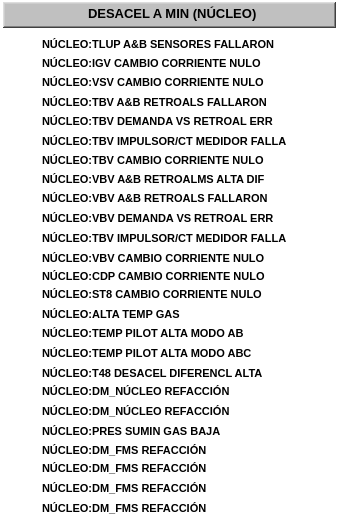
  <widget class="QFrame" name="fr_3">
   <property name="geometry">
    <rect>
     <x>685</x>
     <y>53</y>
     <width>337</width>
     <height>528</height>
    </rect>
   </property>
   <property name="styleSheet">
    <string notr="true">background-color: rgba(255, 255, 255, 0);</string>
   </property>
   <property name="frameShape">
    <enum>QFrame::StyledPanel</enum>
   </property>
   <property name="frameShadow">
    <enum>QFrame::Plain</enum>
   </property>
   <property name="lineWidth">
    <number>1</number>
   </property>
   <property name="midLineWidth">
    <number>0</number>
   </property>
   <widget class="QFrame" name="frTitulo_8">
    <property name="geometry">
     <rect>
      <x>3</x>
      <y>2</y>
      <width>333</width>
      <height>26</height>
     </rect>
    </property>
    <property name="styleSheet">
     <string notr="true">background-color: rgb(192, 192, 192);</string>
    </property>
    <property name="frameShape">
     <enum>QFrame::WinPanel</enum>
    </property>
    <property name="frameShadow">
     <enum>QFrame::Raised</enum>
    </property>
    <property name="lineWidth">
     <number>2</number>
    </property>
    <property name="midLineWidth">
     <number>0</number>
    </property>
   </widget>
   <widget class="QLabel" name="lbTitulo_8">
    <property name="geometry">
     <rect>
      <x>88</x>
      <y>5</y>
      <width>181</width>
      <height>16</height>
     </rect>
    </property>
    <property name="font">
     <font>
      <pointsize>10</pointsize>
      <weight>75</weight>
      <bold>true</bold>
     </font>
    </property>
    <property name="styleSheet">
     <string notr="true">background-color: rgba(255, 255, 255, 0);</string>
    </property>
    <property name="text">
     <string>DESACEL A MIN (NÚCLEO)</string>
    </property>
   </widget>
   <widget class="QLabel" name="lbTexto_96">
    <property name="geometry">
     <rect>
      <x>42</x>
      <y>36</y>
      <width>281</width>
      <height>16</height>
     </rect>
    </property>
    <property name="font">
     <font>
      <pointsize>8</pointsize>
      <weight>75</weight>
      <bold>true</bold>
     </font>
    </property>
    <property name="styleSheet">
     <string notr="true">background-color: rgba(255, 255, 255, 0);</string>
    </property>
    <property name="text">
     <string>NÚCLEO:TLUP A&amp;B SENSORES FALLARON</string>
    </property>
   </widget>
   <widget class="AWMultiObject" name="aLet_96">
    <property name="geometry">
     <rect>
      <x>13</x>
      <y>29</y>
      <width>25</width>
      <height>31</height>
     </rect>
    </property>
    <property name="ElementType">
     <enum>AWMultiObject::CIRLED</enum>
    </property>
    <property name="OnColor">
     <enum>AWMultiObject::Grey</enum>
    </property>
    <property name="OffColor">
     <enum>AWMultiObject::Grey</enum>
    </property>
   </widget>
   <widget class="QLabel" name="lbTexto_97">
    <property name="geometry">
     <rect>
      <x>42</x>
      <y>55</y>
      <width>281</width>
      <height>16</height>
     </rect>
    </property>
    <property name="font">
     <font>
      <pointsize>8</pointsize>
      <weight>75</weight>
      <bold>true</bold>
     </font>
    </property>
    <property name="styleSheet">
     <string notr="true">background-color: rgba(255, 255, 255, 0);</string>
    </property>
    <property name="text">
     <string>NÚCLEO:IGV CAMBIO CORRIENTE NULO</string>
    </property>
   </widget>
   <widget class="AWMultiObject" name="aLet_97">
    <property name="geometry">
     <rect>
      <x>13</x>
      <y>48</y>
      <width>25</width>
      <height>31</height>
     </rect>
    </property>
    <property name="ElementType">
     <enum>AWMultiObject::CIRLED</enum>
    </property>
    <property name="OnColor">
     <enum>AWMultiObject::Grey</enum>
    </property>
    <property name="OffColor">
     <enum>AWMultiObject::Grey</enum>
    </property>
   </widget>
   <widget class="QLabel" name="lbTexto_98">
    <property name="geometry">
     <rect>
      <x>42</x>
      <y>74</y>
      <width>281</width>
      <height>16</height>
     </rect>
    </property>
    <property name="font">
     <font>
      <pointsize>8</pointsize>
      <weight>75</weight>
      <bold>true</bold>
     </font>
    </property>
    <property name="styleSheet">
     <string notr="true">background-color: rgba(255, 255, 255, 0);</string>
    </property>
    <property name="text">
     <string>NÚCLEO:VSV CAMBIO CORRIENTE NULO</string>
    </property>
   </widget>
   <widget class="AWMultiObject" name="aLet_98">
    <property name="geometry">
     <rect>
      <x>13</x>
      <y>68</y>
      <width>25</width>
      <height>31</height>
     </rect>
    </property>
    <property name="ElementType">
     <enum>AWMultiObject::CIRLED</enum>
    </property>
    <property name="OnColor">
     <enum>AWMultiObject::Grey</enum>
    </property>
    <property name="OffColor">
     <enum>AWMultiObject::Grey</enum>
    </property>
   </widget>
   <widget class="QLabel" name="lbTexto_99">
    <property name="geometry">
     <rect>
      <x>42</x>
      <y>94</y>
      <width>281</width>
      <height>16</height>
     </rect>
    </property>
    <property name="font">
     <font>
      <pointsize>8</pointsize>
      <weight>75</weight>
      <bold>true</bold>
     </font>
    </property>
    <property name="styleSheet">
     <string notr="true">background-color: rgba(255, 255, 255, 0);</string>
    </property>
    <property name="text">
     <string>NÚCLEO:TBV A&amp;B RETROALS FALLARON</string>
    </property>
   </widget>
   <widget class="AWMultiObject" name="aLet_99">
    <property name="geometry">
     <rect>
      <x>13</x>
      <y>86</y>
      <width>25</width>
      <height>31</height>
     </rect>
    </property>
    <property name="ElementType">
     <enum>AWMultiObject::CIRLED</enum>
    </property>
    <property name="OnColor">
     <enum>AWMultiObject::Grey</enum>
    </property>
    <property name="OffColor">
     <enum>AWMultiObject::Grey</enum>
    </property>
   </widget>
   <widget class="AWMultiObject" name="aLet_100">
    <property name="geometry">
     <rect>
      <x>13</x>
      <y>106</y>
      <width>25</width>
      <height>31</height>
     </rect>
    </property>
    <property name="ElementType">
     <enum>AWMultiObject::CIRLED</enum>
    </property>
    <property name="OnColor">
     <enum>AWMultiObject::Grey</enum>
    </property>
    <property name="OffColor">
     <enum>AWMultiObject::Grey</enum>
    </property>
   </widget>
   <widget class="QLabel" name="lbTexto_100">
    <property name="geometry">
     <rect>
      <x>42</x>
      <y>113</y>
      <width>281</width>
      <height>16</height>
     </rect>
    </property>
    <property name="font">
     <font>
      <pointsize>8</pointsize>
      <weight>75</weight>
      <bold>true</bold>
     </font>
    </property>
    <property name="styleSheet">
     <string notr="true">background-color: rgba(255, 255, 255, 0);</string>
    </property>
    <property name="text">
     <string>NÚCLEO:TBV DEMANDA VS RETROAL ERR</string>
    </property>
   </widget>
   <widget class="AWMultiObject" name="aLet_101">
    <property name="geometry">
     <rect>
      <x>13</x>
      <y>126</y>
      <width>25</width>
      <height>31</height>
     </rect>
    </property>
    <property name="ElementType">
     <enum>AWMultiObject::CIRLED</enum>
    </property>
    <property name="OnColor">
     <enum>AWMultiObject::Grey</enum>
    </property>
    <property name="OffColor">
     <enum>AWMultiObject::Grey</enum>
    </property>
   </widget>
   <widget class="QLabel" name="lbTexto_101">
    <property name="geometry">
     <rect>
      <x>42</x>
      <y>133</y>
      <width>281</width>
      <height>16</height>
     </rect>
    </property>
    <property name="font">
     <font>
      <pointsize>8</pointsize>
      <weight>75</weight>
      <bold>true</bold>
     </font>
    </property>
    <property name="styleSheet">
     <string notr="true">background-color: rgba(255, 255, 255, 0);</string>
    </property>
    <property name="text">
     <string>NÚCLEO:TBV IMPULSOR/CT MEDIDOR FALLA</string>
    </property>
   </widget>
   <widget class="QLabel" name="lbTexto_102">
    <property name="geometry">
     <rect>
      <x>42</x>
      <y>152</y>
      <width>281</width>
      <height>16</height>
     </rect>
    </property>
    <property name="font">
     <font>
      <pointsize>8</pointsize>
      <weight>75</weight>
      <bold>true</bold>
     </font>
    </property>
    <property name="styleSheet">
     <string notr="true">background-color: rgba(255, 255, 255, 0);</string>
    </property>
    <property name="text">
     <string>NÚCLEO:TBV CAMBIO CORRIENTE NULO</string>
    </property>
   </widget>
   <widget class="AWMultiObject" name="aLet_102">
    <property name="geometry">
     <rect>
      <x>13</x>
      <y>145</y>
      <width>25</width>
      <height>31</height>
     </rect>
    </property>
    <property name="ElementType">
     <enum>AWMultiObject::CIRLED</enum>
    </property>
    <property name="OnColor">
     <enum>AWMultiObject::Grey</enum>
    </property>
    <property name="OffColor">
     <enum>AWMultiObject::Grey</enum>
    </property>
   </widget>
   <widget class="AWMultiObject" name="aLet_103">
    <property name="geometry">
     <rect>
      <x>13</x>
      <y>165</y>
      <width>25</width>
      <height>31</height>
     </rect>
    </property>
    <property name="ElementType">
     <enum>AWMultiObject::CIRLED</enum>
    </property>
    <property name="OnColor">
     <enum>AWMultiObject::Grey</enum>
    </property>
    <property name="OffColor">
     <enum>AWMultiObject::Grey</enum>
    </property>
   </widget>
   <widget class="QLabel" name="lbTexto_103">
    <property name="geometry">
     <rect>
      <x>42</x>
      <y>171</y>
      <width>281</width>
      <height>16</height>
     </rect>
    </property>
    <property name="font">
     <font>
      <pointsize>8</pointsize>
      <weight>75</weight>
      <bold>true</bold>
     </font>
    </property>
    <property name="styleSheet">
     <string notr="true">background-color: rgba(255, 255, 255, 0);</string>
    </property>
    <property name="text">
     <string>NÚCLEO:VBV A&amp;B RETROALMS ALTA DIF</string>
    </property>
   </widget>
   <widget class="AWMultiObject" name="aLet_104">
    <property name="geometry">
     <rect>
      <x>13</x>
      <y>183</y>
      <width>25</width>
      <height>31</height>
     </rect>
    </property>
    <property name="ElementType">
     <enum>AWMultiObject::CIRLED</enum>
    </property>
    <property name="OnColor">
     <enum>AWMultiObject::Grey</enum>
    </property>
    <property name="OffColor">
     <enum>AWMultiObject::Grey</enum>
    </property>
   </widget>
   <widget class="QLabel" name="lbTexto_104">
    <property name="geometry">
     <rect>
      <x>42</x>
      <y>190</y>
      <width>281</width>
      <height>16</height>
     </rect>
    </property>
    <property name="font">
     <font>
      <pointsize>8</pointsize>
      <weight>75</weight>
      <bold>true</bold>
     </font>
    </property>
    <property name="styleSheet">
     <string notr="true">background-color: rgba(255, 255, 255, 0);</string>
    </property>
    <property name="text">
     <string>NÚCLEO:VBV A&amp;B RETROALS FALLARON</string>
    </property>
   </widget>
   <widget class="QLabel" name="lbTexto_105">
    <property name="geometry">
     <rect>
      <x>42</x>
      <y>210</y>
      <width>281</width>
      <height>16</height>
     </rect>
    </property>
    <property name="font">
     <font>
      <pointsize>8</pointsize>
      <weight>75</weight>
      <bold>true</bold>
     </font>
    </property>
    <property name="styleSheet">
     <string notr="true">background-color: rgba(255, 255, 255, 0);</string>
    </property>
    <property name="text">
     <string>NÚCLEO:VBV DEMANDA VS RETROAL ERR</string>
    </property>
   </widget>
   <widget class="AWMultiObject" name="aLet_105">
    <property name="geometry">
     <rect>
      <x>13</x>
      <y>205</y>
      <width>25</width>
      <height>31</height>
     </rect>
    </property>
    <property name="ElementType">
     <enum>AWMultiObject::CIRLED</enum>
    </property>
    <property name="OnColor">
     <enum>AWMultiObject::Grey</enum>
    </property>
    <property name="OffColor">
     <enum>AWMultiObject::Grey</enum>
    </property>
   </widget>
   <widget class="QLabel" name="lbTexto_106">
    <property name="geometry">
     <rect>
      <x>42</x>
      <y>230</y>
      <width>281</width>
      <height>16</height>
     </rect>
    </property>
    <property name="font">
     <font>
      <pointsize>8</pointsize>
      <weight>75</weight>
      <bold>true</bold>
     </font>
    </property>
    <property name="styleSheet">
     <string notr="true">background-color: rgba(255, 255, 255, 0);</string>
    </property>
    <property name="text">
     <string>NÚCLEO:TBV IMPULSOR/CT MEDIDOR FALLA</string>
    </property>
   </widget>
   <widget class="AWMultiObject" name="aLet_106">
    <property name="geometry">
     <rect>
      <x>13</x>
      <y>223</y>
      <width>25</width>
      <height>31</height>
     </rect>
    </property>
    <property name="ElementType">
     <enum>AWMultiObject::CIRLED</enum>
    </property>
    <property name="OnColor">
     <enum>AWMultiObject::Grey</enum>
    </property>
    <property name="OffColor">
     <enum>AWMultiObject::Grey</enum>
    </property>
   </widget>
   <widget class="AWMultiObject" name="aLet_107">
    <property name="geometry">
     <rect>
      <x>13</x>
      <y>241</y>
      <width>25</width>
      <height>31</height>
     </rect>
    </property>
    <property name="ElementType">
     <enum>AWMultiObject::CIRLED</enum>
    </property>
    <property name="OnColor">
     <enum>AWMultiObject::Grey</enum>
    </property>
    <property name="OffColor">
     <enum>AWMultiObject::Grey</enum>
    </property>
   </widget>
   <widget class="QLabel" name="lbTexto_107">
    <property name="geometry">
     <rect>
      <x>42</x>
      <y>250</y>
      <width>281</width>
      <height>16</height>
     </rect>
    </property>
    <property name="font">
     <font>
      <pointsize>8</pointsize>
      <weight>75</weight>
      <bold>true</bold>
     </font>
    </property>
    <property name="styleSheet">
     <string notr="true">background-color: rgba(255, 255, 255, 0);</string>
    </property>
    <property name="text">
     <string>NÚCLEO:VBV CAMBIO CORRIENTE NULO</string>
    </property>
   </widget>
   <widget class="QLabel" name="lbTexto_108">
    <property name="geometry">
     <rect>
      <x>42</x>
      <y>268</y>
      <width>281</width>
      <height>16</height>
     </rect>
    </property>
    <property name="font">
     <font>
      <pointsize>8</pointsize>
      <weight>75</weight>
      <bold>true</bold>
     </font>
    </property>
    <property name="styleSheet">
     <string notr="true">background-color: rgba(255, 255, 255, 0);</string>
    </property>
    <property name="text">
     <string>NÚCLEO:CDP CAMBIO CORRIENTE NULO</string>
    </property>
   </widget>
   <widget class="AWMultiObject" name="aLet_108">
    <property name="geometry">
     <rect>
      <x>13</x>
      <y>260</y>
      <width>25</width>
      <height>31</height>
     </rect>
    </property>
    <property name="ElementType">
     <enum>AWMultiObject::CIRLED</enum>
    </property>
    <property name="OnColor">
     <enum>AWMultiObject::Grey</enum>
    </property>
    <property name="OffColor">
     <enum>AWMultiObject::Grey</enum>
    </property>
   </widget>
   <widget class="AWMultiObject" name="aLet_109">
    <property name="geometry">
     <rect>
      <x>13</x>
      <y>280</y>
      <width>25</width>
      <height>31</height>
     </rect>
    </property>
    <property name="ElementType">
     <enum>AWMultiObject::CIRLED</enum>
    </property>
    <property name="OnColor">
     <enum>AWMultiObject::Grey</enum>
    </property>
    <property name="OffColor">
     <enum>AWMultiObject::Grey</enum>
    </property>
   </widget>
   <widget class="QLabel" name="lbTexto_109">
    <property name="geometry">
     <rect>
      <x>42</x>
      <y>286</y>
      <width>281</width>
      <height>16</height>
     </rect>
    </property>
    <property name="font">
     <font>
      <pointsize>8</pointsize>
      <weight>75</weight>
      <bold>true</bold>
     </font>
    </property>
    <property name="styleSheet">
     <string notr="true">background-color: rgba(255, 255, 255, 0);</string>
    </property>
    <property name="text">
     <string>NÚCLEO:ST8 CAMBIO CORRIENTE NULO</string>
    </property>
   </widget>
   <widget class="QLabel" name="lbTexto_110">
    <property name="geometry">
     <rect>
      <x>42</x>
      <y>306</y>
      <width>281</width>
      <height>16</height>
     </rect>
    </property>
    <property name="font">
     <font>
      <pointsize>8</pointsize>
      <weight>75</weight>
      <bold>true</bold>
     </font>
    </property>
    <property name="styleSheet">
     <string notr="true">background-color: rgba(255, 255, 255, 0);</string>
    </property>
    <property name="text">
     <string>NÚCLEO:ALTA TEMP GAS</string>
    </property>
   </widget>
   <widget class="AWMultiObject" name="aLet_110">
    <property name="geometry">
     <rect>
      <x>13</x>
      <y>300</y>
      <width>25</width>
      <height>31</height>
     </rect>
    </property>
    <property name="ElementType">
     <enum>AWMultiObject::CIRLED</enum>
    </property>
    <property name="OnColor">
     <enum>AWMultiObject::Grey</enum>
    </property>
    <property name="OffColor">
     <enum>AWMultiObject::Grey</enum>
    </property>
   </widget>
   <widget class="AWMultiObject" name="aLet_111">
    <property name="geometry">
     <rect>
      <x>13</x>
      <y>320</y>
      <width>25</width>
      <height>31</height>
     </rect>
    </property>
    <property name="ElementType">
     <enum>AWMultiObject::CIRLED</enum>
    </property>
    <property name="OnColor">
     <enum>AWMultiObject::Grey</enum>
    </property>
    <property name="OffColor">
     <enum>AWMultiObject::Grey</enum>
    </property>
   </widget>
   <widget class="QLabel" name="lbTexto_111">
    <property name="geometry">
     <rect>
      <x>42</x>
      <y>325</y>
      <width>281</width>
      <height>16</height>
     </rect>
    </property>
    <property name="font">
     <font>
      <pointsize>8</pointsize>
      <weight>75</weight>
      <bold>true</bold>
     </font>
    </property>
    <property name="styleSheet">
     <string notr="true">background-color: rgba(255, 255, 255, 0);</string>
    </property>
    <property name="text">
     <string>NÚCLEO:TEMP PILOT ALTA MODO AB</string>
    </property>
   </widget>
   <widget class="AWMultiObject" name="aLet_112">
    <property name="geometry">
     <rect>
      <x>13</x>
      <y>338</y>
      <width>25</width>
      <height>31</height>
     </rect>
    </property>
    <property name="ElementType">
     <enum>AWMultiObject::CIRLED</enum>
    </property>
    <property name="OnColor">
     <enum>AWMultiObject::Grey</enum>
    </property>
    <property name="OffColor">
     <enum>AWMultiObject::Grey</enum>
    </property>
   </widget>
   <widget class="QLabel" name="lbTexto_112">
    <property name="geometry">
     <rect>
      <x>42</x>
      <y>345</y>
      <width>281</width>
      <height>16</height>
     </rect>
    </property>
    <property name="font">
     <font>
      <pointsize>8</pointsize>
      <weight>75</weight>
      <bold>true</bold>
     </font>
    </property>
    <property name="styleSheet">
     <string notr="true">background-color: rgba(255, 255, 255, 0);</string>
    </property>
    <property name="text">
     <string>NÚCLEO:TEMP PILOT ALTA MODO ABC</string>
    </property>
   </widget>
   <widget class="AWMultiObject" name="aLet_113">
    <property name="geometry">
     <rect>
      <x>13</x>
      <y>356</y>
      <width>25</width>
      <height>31</height>
     </rect>
    </property>
    <property name="ElementType">
     <enum>AWMultiObject::CIRLED</enum>
    </property>
    <property name="OnColor">
     <enum>AWMultiObject::Grey</enum>
    </property>
    <property name="OffColor">
     <enum>AWMultiObject::Grey</enum>
    </property>
   </widget>
   <widget class="QLabel" name="lbTexto_113">
    <property name="geometry">
     <rect>
      <x>42</x>
      <y>365</y>
      <width>281</width>
      <height>16</height>
     </rect>
    </property>
    <property name="font">
     <font>
      <pointsize>8</pointsize>
      <weight>75</weight>
      <bold>true</bold>
     </font>
    </property>
    <property name="styleSheet">
     <string notr="true">background-color: rgba(255, 255, 255, 0);</string>
    </property>
    <property name="text">
     <string>NÚCLEO:T48 DESACEL DIFERENCL ALTA</string>
    </property>
   </widget>
   <widget class="AWMultiObject" name="aLet_114">
    <property name="geometry">
     <rect>
      <x>13</x>
      <y>378</y>
      <width>25</width>
      <height>31</height>
     </rect>
    </property>
    <property name="ElementType">
     <enum>AWMultiObject::CIRLED</enum>
    </property>
    <property name="OnColor">
     <enum>AWMultiObject::Grey</enum>
    </property>
    <property name="OffColor">
     <enum>AWMultiObject::Grey</enum>
    </property>
   </widget>
   <widget class="QLabel" name="lbTexto_114">
    <property name="geometry">
     <rect>
      <x>42</x>
      <y>383</y>
      <width>281</width>
      <height>16</height>
     </rect>
    </property>
    <property name="font">
     <font>
      <pointsize>8</pointsize>
      <weight>75</weight>
      <bold>true</bold>
     </font>
    </property>
    <property name="styleSheet">
     <string notr="true">background-color: rgba(255, 255, 255, 0);</string>
    </property>
    <property name="text">
     <string>NÚCLEO:DM_NÚCLEO REFACCIÓN</string>
    </property>
   </widget>
   <widget class="QLabel" name="lbTexto_115">
    <property name="geometry">
     <rect>
      <x>42</x>
      <y>403</y>
      <width>281</width>
      <height>16</height>
     </rect>
    </property>
    <property name="font">
     <font>
      <pointsize>8</pointsize>
      <weight>75</weight>
      <bold>true</bold>
     </font>
    </property>
    <property name="styleSheet">
     <string notr="true">background-color: rgba(255, 255, 255, 0);</string>
    </property>
    <property name="text">
     <string>NÚCLEO:DM_NÚCLEO REFACCIÓN</string>
    </property>
   </widget>
   <widget class="AWMultiObject" name="aLet_115">
    <property name="geometry">
     <rect>
      <x>13</x>
      <y>395</y>
      <width>25</width>
      <height>31</height>
     </rect>
    </property>
    <property name="ElementType">
     <enum>AWMultiObject::CIRLED</enum>
    </property>
    <property name="OnColor">
     <enum>AWMultiObject::Grey</enum>
    </property>
    <property name="OffColor">
     <enum>AWMultiObject::Grey</enum>
    </property>
   </widget>
   <widget class="AWMultiObject" name="aLet_116">
    <property name="geometry">
     <rect>
      <x>13</x>
      <y>416</y>
      <width>25</width>
      <height>31</height>
     </rect>
    </property>
    <property name="ElementType">
     <enum>AWMultiObject::CIRLED</enum>
    </property>
    <property name="OnColor">
     <enum>AWMultiObject::Grey</enum>
    </property>
    <property name="OffColor">
     <enum>AWMultiObject::Grey</enum>
    </property>
   </widget>
   <widget class="QLabel" name="lbTexto_116">
    <property name="geometry">
     <rect>
      <x>42</x>
      <y>423</y>
      <width>281</width>
      <height>16</height>
     </rect>
    </property>
    <property name="font">
     <font>
      <pointsize>8</pointsize>
      <weight>75</weight>
      <bold>true</bold>
     </font>
    </property>
    <property name="styleSheet">
     <string notr="true">background-color: rgba(255, 255, 255, 0);</string>
    </property>
    <property name="text">
     <string>NÚCLEO:PRES SUMIN GAS BAJA</string>
    </property>
   </widget>
   <widget class="QLabel" name="lbTexto_117">
    <property name="geometry">
     <rect>
      <x>42</x>
      <y>442</y>
      <width>281</width>
      <height>16</height>
     </rect>
    </property>
    <property name="font">
     <font>
      <pointsize>8</pointsize>
      <weight>75</weight>
      <bold>true</bold>
     </font>
    </property>
    <property name="styleSheet">
     <string notr="true">background-color: rgba(255, 255, 255, 0);</string>
    </property>
    <property name="text">
     <string>NÚCLEO:DM_FMS REFACCIÓN</string>
    </property>
   </widget>
   <widget class="AWMultiObject" name="aLet_117">
    <property name="geometry">
     <rect>
      <x>13</x>
      <y>435</y>
      <width>25</width>
      <height>31</height>
     </rect>
    </property>
    <property name="ElementType">
     <enum>AWMultiObject::CIRLED</enum>
    </property>
    <property name="OnColor">
     <enum>AWMultiObject::Grey</enum>
    </property>
    <property name="OffColor">
     <enum>AWMultiObject::Grey</enum>
    </property>
   </widget>
   <widget class="QLabel" name="lbTexto_118">
    <property name="geometry">
     <rect>
      <x>42</x>
      <y>460</y>
      <width>281</width>
      <height>16</height>
     </rect>
    </property>
    <property name="font">
     <font>
      <pointsize>8</pointsize>
      <weight>75</weight>
      <bold>true</bold>
     </font>
    </property>
    <property name="styleSheet">
     <string notr="true">background-color: rgba(255, 255, 255, 0);</string>
    </property>
    <property name="text">
     <string>NÚCLEO:DM_FMS REFACCIÓN</string>
    </property>
   </widget>
   <widget class="AWMultiObject" name="aLet_118">
    <property name="geometry">
     <rect>
      <x>13</x>
      <y>455</y>
      <width>25</width>
      <height>31</height>
     </rect>
    </property>
    <property name="ElementType">
     <enum>AWMultiObject::CIRLED</enum>
    </property>
    <property name="OnColor">
     <enum>AWMultiObject::Grey</enum>
    </property>
    <property name="OffColor">
     <enum>AWMultiObject::Grey</enum>
    </property>
   </widget>
   <widget class="QLabel" name="lbTexto_119">
    <property name="geometry">
     <rect>
      <x>42</x>
      <y>480</y>
      <width>281</width>
      <height>16</height>
     </rect>
    </property>
    <property name="font">
     <font>
      <pointsize>8</pointsize>
      <weight>75</weight>
      <bold>true</bold>
     </font>
    </property>
    <property name="styleSheet">
     <string notr="true">background-color: rgba(255, 255, 255, 0);</string>
    </property>
    <property name="text">
     <string>NÚCLEO:DM_FMS REFACCIÓN</string>
    </property>
   </widget>
   <widget class="AWMultiObject" name="aLet_119">
    <property name="geometry">
     <rect>
      <x>13</x>
      <y>473</y>
      <width>25</width>
      <height>31</height>
     </rect>
    </property>
    <property name="ElementType">
     <enum>AWMultiObject::CIRLED</enum>
    </property>
    <property name="OnColor">
     <enum>AWMultiObject::Grey</enum>
    </property>
    <property name="OffColor">
     <enum>AWMultiObject::Grey</enum>
    </property>
   </widget>
   <widget class="AWMultiObject" name="aLet_120">
    <property name="geometry">
     <rect>
      <x>13</x>
      <y>493</y>
      <width>25</width>
      <height>31</height>
     </rect>
    </property>
    <property name="ElementType">
     <enum>AWMultiObject::CIRLED</enum>
    </property>
    <property name="OnColor">
     <enum>AWMultiObject::Grey</enum>
    </property>
    <property name="OffColor">
     <enum>AWMultiObject::Grey</enum>
    </property>
   </widget>
   <widget class="QLabel" name="lbTexto_120">
    <property name="geometry">
     <rect>
      <x>42</x>
      <y>500</y>
      <width>281</width>
      <height>16</height>
     </rect>
    </property>
    <property name="font">
     <font>
      <pointsize>8</pointsize>
      <weight>75</weight>
      <bold>true</bold>
     </font>
    </property>
    <property name="styleSheet">
     <string notr="true">background-color: rgba(255, 255, 255, 0);</string>
    </property>
    <property name="text">
     <string>NÚCLEO:DM_FMS REFACCIÓN</string>
    </property>
   </widget>
  </widget>
